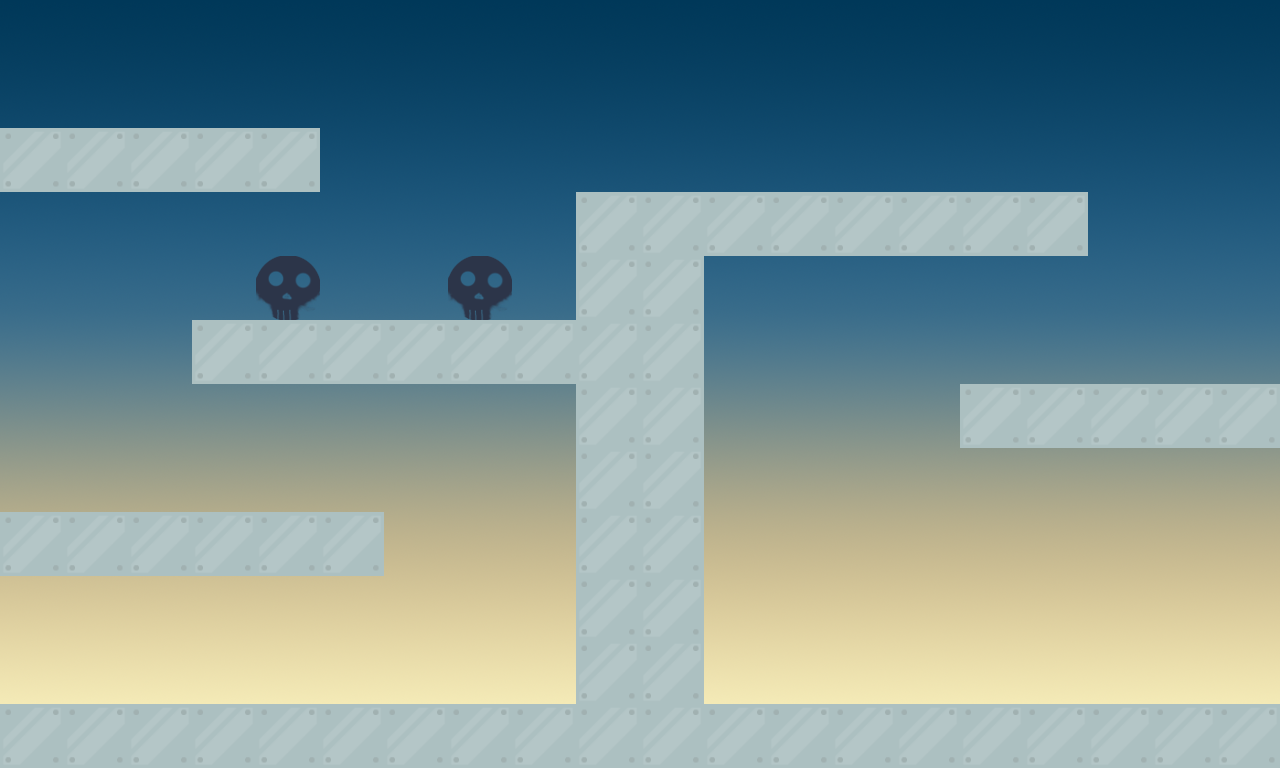

Tiled map render using the project's own tile images. Description and the map definition, with tile-layer contents summarised, below:
An orthogonal 20x12 tile map with 64x64 px tiles, 2 tile layers (level, GameElement), 2 tilesets, 1 image layer and 7 objects.

<map version="1.0" orientation="orthogonal" renderorder="right-down" width="20" height="12" tilewidth="64" tileheight="64" nextobjectid="16">
 <tileset firstgid="1" name="level_tileset" tilewidth="64" tileheight="64" tilecount="1" columns="1">
  <image source="../assets/Tiles/level_tileset.png" trans="ff00ff" width="64" height="64" />
 </tileset>
 <tileset firstgid="2" name="GameElement_tileset" tilewidth="64" tileheight="64" tilecount="3" columns="3">
  <image source="../assets/Tiles/GameElement_tileset.png" trans="ff00ff" width="192" height="64" />
 </tileset>
 <imagelayer name="bg">
  <image source="../assets/BG/Sky/sky_yellow_darkblue.png" width="1280" height="768" />
 </imagelayer>
 <layer name="level" width="20" height="12">
  <data>[240 cells, 64 non-empty, 1 distinct tile ids]</data>
 </layer>
 <objectgroup name="objects">
  <object id="3" x="577" y="192" width="512" height="63" />
  <object id="9" x="1" y="129" width="319" height="61" />
  <object id="10" x="192" y="321" width="384" height="62" />
  <object id="11" x="0" y="513" width="384" height="61" />
  <object id="13" x="0" y="704" width="1280" height="61.3333" />
  <object id="14" x="961.333" y="381.333" width="317.333" height="68" />
  <object id="15" x="576" y="258.667" width="126.667" height="444" />
 </objectgroup>
 <layer name="GameElement" width="20" height="12">
  <data>[240 cells, 2 non-empty, 1 distinct tile ids]</data>
 </layer>
</map>
